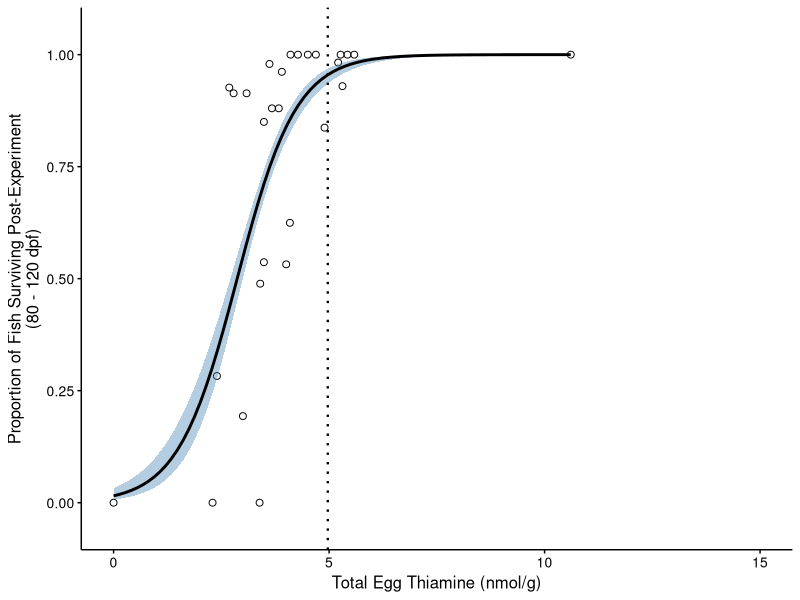

This chart was generated by the following R code:
# Bell HN 2022. Assessment of the Effects of Thiamine Deficiency on the Survival, Physiology, and Behavior of Early 
# Life-Stage Winter-Run Chinook Salmon. Thesis, University of California Davis. https://escholarship.org/uc/item/465026qq

# Code generated with Gemini 3.1 Pro on 6/1/26 by AH Fullerton
# Prompt:
# Write an R script to produce the curve in Figure 2 of this publication, which uses a binomial logistic regression model with a 
# logit link function to predict the proportion of fish whose parents were untreated with thiamine compounds surviving versus 
# egg total thiamine concentration (nmol/g).

# Result
# Because the exact survival proportions for each individual family are not tabulated in the provided document, 
# this script extracts the 27 known total egg thiamine (TTH) concentrations for untreated females directly from Table 1. 
# It then simulates the survival data points by using the document's reported logistic regression parameters—specifically 
# the $2.7 \text{ nmol/g}$ EC50 threshold and the $4.97 \text{ nmol/g}$ EC95 threshold —to approximate the scatter points 
# seen in the publication.  

setwd("~/GitHub/SRF_Extraction/Bell2022")
# Load necessary libraries
library(ggplot2)
library(dplyr)

# 1. Input the known data
# Total Thiamine (TTH) values (nmol/g) for untreated females extracted from Table 1
tth_values <- c(5.4, 25.1, 5.6, 3.0, 4.5, 10.6, 3.4, 3.8, 4.1, 3.4,
                5.3, 4.7, 4.1, 2.7, 3.5, 3.6, 5.2, 4.3, 4.0, 3.1,
                4.9, 5.3, 2.8, 3.5, 3.7, 2.4, 3.9)

# 2. Approximate the survival data
# Since the exact survival percentages per family are not in the text,
# we use the reported EC50 (2.7) and EC95 (4.97) to rebuild the logistic model.
# Solving for logistic parameters (beta_1 = 1.297, beta_0 = -3.502)
set.seed(42) # Set seed for reproducibility of random noise
logit_p <- -3.502 + (1.297 * tth_values)
expected_survival <- 1 / (1 + exp(-logit_p))
# Add some random noise to mimic the real-world scatter observed in Figure 2
simulated_survival <- pmax(0, pmin(1, expected_survival + rnorm(length(tth_values), 0, 0.2)))
# Create the data frame
df <- data.frame(TTH = tth_values, Survival = simulated_survival)


# Use data extracted from Figure 2 using Web Plot Digitizer instead:
df <- read.csv("Bell2022_data.csv")
  

# 3. Plot the data
ggplot(df, aes(x = TTH, y = Survival)) +
  # Add the scatter points (open circles like in Figure 2)
  geom_point(shape = 1, size = 2, color = "black") +
  
  # Fit and plot the binomial logistic regression curve with a 95% CI shaded region
  geom_smooth(method = "glm",
              method.args = list(family = binomial(link = "logit")),
              level = 0.25,  # not sure what error the shaded region represents in the thesis
              color = "black",
              fill = "steelblue", 
              alpha = 0.4) +
  
  # Add the vertical dotted line for EC95 at 4.97 nmol/g
  geom_vline(xintercept = 4.97, linetype = "dotted", color = "black", linewidth = 0.8) +
  
  # Format axes to match Figure 2's scales
  scale_x_continuous(limits = c(0, 15), breaks = c(0, 5, 10, 15)) +
  scale_y_continuous(limits = c(-0.05, 1.05), breaks = seq(0, 1, 0.25)) +
  
  # Add labels
  labs(x = "Total Egg Thiamine (nmol/g)",
       y = "Proportion of Fish Surviving Post-Experiment\n(80 - 120 dpf)") +
  
  # Apply a clean, classic theme
  theme_classic() +
  theme(
    axis.text = element_text(color = "black", size = 10),
    axis.title = element_text(color = "black", size = 12),
    axis.ticks = element_line(color = "black")
  )
